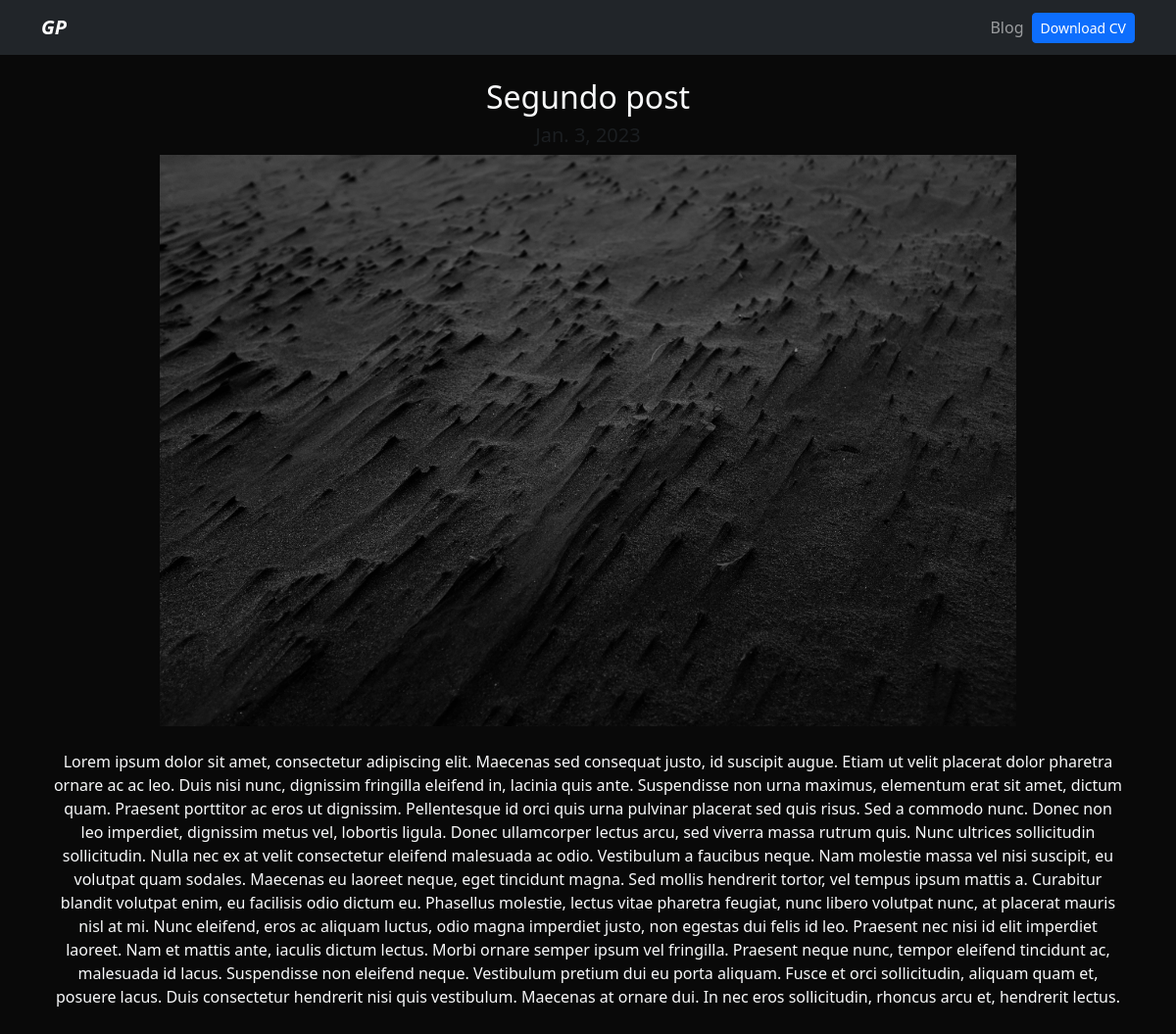
Page /blog/2 on the committed database.
### blog/models.py (models this page shows)
class Post(models.Model):
    title = models.CharField(max_length=50)
    content = models.TextField()
    image = models.ImageField(upload_to='blog/images')
    date = models.DateField(datetime.date.today)

### blog/views.py (the view)
# urls.py: path('<int:post_id>', render_single_post, name='single_post'),
def render_single_post(request, post_id):
    post = get_object_or_404(Post, pk=post_id)
    return render(request, 'single_post.html', {'post':post})

### blog/templates/single_post.html
{% extends 'layout.html' %}
{% block content %}
    <div class="text-center">
        <h2>{{ post.title }}</h2>
        <h3 class="my-2 h5 text-muted">{{ post.date }}</h3>
        <img src="{{ post.image.url }}" alt="" class="img-fluid img-sm" style="width: 80%;">
        <div class="my-4">
            <p>{{ post.content|safe }}</p>
        </div>
    </div>
{% endblock %}

### static/main.css (style rules this page uses)
body { background: #090909; }

### rows in the picture
Post: title "Segundo post", date "Jan. 3, 2023", image (picture), content "Lorem ipsum dolor sit amet, consectetur adipiscing elit. Maecenas sed consequat justo, id suscipit augue. Etiam ut velit placerat dolor pharetra ornare ac ac leo. Duis nisi nunc, dignissim fringilla eleifend in, lacinia quis ante. Suspendisse non urna maximus, elementum erat sit amet, dictum quam. Praesent porttitor ac eros ut dignissim. Pellentesque id orci quis urna pulvinar placerat sed quis risus. Sed a commodo nunc. Donec non leo imperdiet, dignissim metus vel, lobortis ligula. Donec ullamcorper lectus arcu, sed viverra massa rutrum quis. Nunc ultrices sollicitudin sollicitudin. Nulla nec ex at velit consectetur eleifend malesuada ac odio. Vestibulum a faucibus neque. Nam molestie…"
